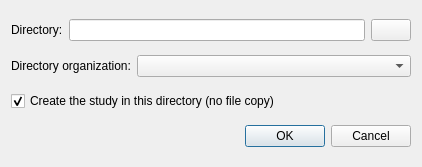
<?xml version="1.0" encoding="UTF-8"?>
<ui version="4.0">
 <class>Dialog</class>
 <widget class="QDialog" name="Dialog">
  <property name="geometry">
   <rect>
    <x>0</x>
    <y>0</y>
    <width>422</width>
    <height>167</height>
   </rect>
  </property>
  <property name="windowTitle">
   <string>Find subjects in an organized directory</string>
  </property>
  <layout class="QVBoxLayout" name="verticalLayout">
   <item>
    <layout class="QHBoxLayout" name="horizontalLayout">
     <item>
      <widget class="QLabel" name="organized_directory_label">
       <property name="text">
        <string>Directory:</string>
       </property>
      </widget>
     </item>
     <item>
      <widget class="QLineEdit" name="organized_directory_lineEdit"/>
     </item>
     <item>
      <widget class="QPushButton" name="organized_directory_button">
       <property name="text">
        <string/>
       </property>
       <property name="icon">
        <iconset resource="../../../../resources/morphologist.qrc">
         <normaloff>:/icons/open.png</normaloff>:/icons/open.png</iconset>
       </property>
      </widget>
     </item>
    </layout>
   </item>
   <item>
    <layout class="QHBoxLayout" name="horizontalLayout_2">
     <item>
      <widget class="QLabel" name="parameter_template_label">
       <property name="sizePolicy">
        <sizepolicy hsizetype="Maximum" vsizetype="Preferred">
         <horstretch>0</horstretch>
         <verstretch>0</verstretch>
        </sizepolicy>
       </property>
       <property name="text">
        <string>Directory organization:</string>
       </property>
      </widget>
     </item>
     <item>
      <widget class="QComboBox" name="parameter_template_combobox"/>
     </item>
    </layout>
   </item>
   <item>
    <widget class="QCheckBox" name="in_place_checkbox">
     <property name="text">
      <string>Create the study in this directory (no file copy)</string>
     </property>
     <property name="checked">
      <bool>true</bool>
     </property>
    </widget>
   </item>
   <item>
    <widget class="QDialogButtonBox" name="buttonBox">
     <property name="orientation">
      <enum>Qt::Horizontal</enum>
     </property>
     <property name="standardButtons">
      <set>QDialogButtonBox::Cancel|QDialogButtonBox::Ok</set>
     </property>
    </widget>
   </item>
  </layout>
 </widget>
 <resources>
  <include location="../../../../resources/morphologist.qrc"/>
 </resources>
 <connections>
  <connection>
   <sender>buttonBox</sender>
   <signal>accepted()</signal>
   <receiver>Dialog</receiver>
   <slot>accept()</slot>
   <hints>
    <hint type="sourcelabel">
     <x>248</x>
     <y>254</y>
    </hint>
    <hint type="destinationlabel">
     <x>157</x>
     <y>274</y>
    </hint>
   </hints>
  </connection>
  <connection>
   <sender>buttonBox</sender>
   <signal>rejected()</signal>
   <receiver>Dialog</receiver>
   <slot>reject()</slot>
   <hints>
    <hint type="sourcelabel">
     <x>316</x>
     <y>260</y>
    </hint>
    <hint type="destinationlabel">
     <x>286</x>
     <y>274</y>
    </hint>
   </hints>
  </connection>
 </connections>
</ui>
